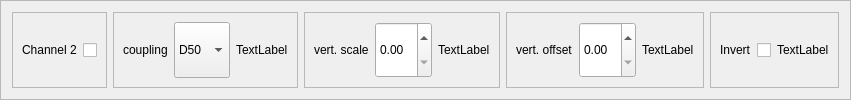
            <widget class="QFrame" name="frame_33">
             <property name="frameShape">
              <enum>QFrame::StyledPanel</enum>
             </property>
             <property name="frameShadow">
              <enum>QFrame::Sunken</enum>
             </property>
             <layout class="QHBoxLayout" name="horizontalLayout_60">
              <item>
               <layout class="QHBoxLayout" name="horizontalLayout_34">
                <item>
                 <widget class="QFrame" name="frame_17">
                  <property name="frameShape">
                   <enum>QFrame::StyledPanel</enum>
                  </property>
                  <property name="frameShadow">
                   <enum>QFrame::Sunken</enum>
                  </property>
                  <layout class="QHBoxLayout" name="horizontalLayout_42">
                   <item>
                    <widget class="QLabel" name="label_23">
                     <property name="sizePolicy">
                      <sizepolicy hsizetype="Preferred" vsizetype="Minimum">
                       <horstretch>0</horstretch>
                       <verstretch>0</verstretch>
                      </sizepolicy>
                     </property>
                     <property name="text">
                      <string>Channel 2</string>
                     </property>
                    </widget>
                   </item>
                   <item>
                    <widget class="QCheckBox" name="ScopeCB2">
                     <property name="sizePolicy">
                      <sizepolicy hsizetype="Minimum" vsizetype="Minimum">
                       <horstretch>0</horstretch>
                       <verstretch>0</verstretch>
                      </sizepolicy>
                     </property>
                     <property name="text">
                      <string/>
                     </property>
                    </widget>
                   </item>
                  </layout>
                 </widget>
                </item>
                <item>
                 <widget class="QFrame" name="frame_18">
                  <property name="frameShape">
                   <enum>QFrame::StyledPanel</enum>
                  </property>
                  <property name="frameShadow">
                   <enum>QFrame::Sunken</enum>
                  </property>
                  <layout class="QHBoxLayout" name="horizontalLayout_43">
                   <item>
                    <widget class="QLabel" name="coupling_2">
                     <property name="sizePolicy">
                      <sizepolicy hsizetype="Minimum" vsizetype="Minimum">
                       <horstretch>0</horstretch>
                       <verstretch>0</verstretch>
                      </sizepolicy>
                     </property>
                     <property name="text">
                      <string>coupling</string>
                     </property>
                    </widget>
                   </item>
                   <item>
                    <widget class="QComboBox" name="ScopeCP2">
                     <property name="sizePolicy">
                      <sizepolicy hsizetype="Minimum" vsizetype="Minimum">
                       <horstretch>0</horstretch>
                       <verstretch>0</verstretch>
                      </sizepolicy>
                     </property>
                     <item>
                      <property name="text">
                       <string>D50</string>
                      </property>
                     </item>
                     <item>
                      <property name="text">
                       <string>D1M</string>
                      </property>
                     </item>
                     <item>
                      <property name="text">
                       <string>A1</string>
                      </property>
                     </item>
                    </widget>
                   </item>
                   <item>
                    <widget class="QLabel" name="ScopeCP2_act">
                     <property name="text">
                      <string>TextLabel</string>
                     </property>
                    </widget>
                   </item>
                  </layout>
                 </widget>
                </item>
                <item>
                 <widget class="QFrame" name="frame_19">
                  <property name="frameShape">
                   <enum>QFrame::StyledPanel</enum>
                  </property>
                  <property name="frameShadow">
                   <enum>QFrame::Sunken</enum>
                  </property>
                  <layout class="QHBoxLayout" name="horizontalLayout_44">
                   <item>
                    <widget class="QLabel" name="label_33">
                     <property name="sizePolicy">
                      <sizepolicy hsizetype="Preferred" vsizetype="Minimum">
                       <horstretch>0</horstretch>
                       <verstretch>0</verstretch>
                      </sizepolicy>
                     </property>
                     <property name="text">
                      <string>vert. scale</string>
                     </property>
                    </widget>
                   </item>
                   <item>
                    <widget class="QDoubleSpinBox" name="ScopeVScale2">
                     <property name="sizePolicy">
                      <sizepolicy hsizetype="Minimum" vsizetype="Minimum">
                       <horstretch>0</horstretch>
                       <verstretch>0</verstretch>
                      </sizepolicy>
                     </property>
                    </widget>
                   </item>
                   <item>
                    <widget class="QLabel" name="ScopeVScale2_act">
                     <property name="text">
                      <string>TextLabel</string>
                     </property>
                    </widget>
                   </item>
                  </layout>
                 </widget>
                </item>
                <item>
                 <widget class="QFrame" name="frame_20">
                  <property name="frameShape">
                   <enum>QFrame::StyledPanel</enum>
                  </property>
                  <property name="frameShadow">
                   <enum>QFrame::Sunken</enum>
                  </property>
                  <layout class="QHBoxLayout" name="horizontalLayout_45">
                   <item>
                    <widget class="QLabel" name="label_24">
                     <property name="sizePolicy">
                      <sizepolicy hsizetype="Preferred" vsizetype="Minimum">
                       <horstretch>0</horstretch>
                       <verstretch>0</verstretch>
                      </sizepolicy>
                     </property>
                     <property name="text">
                      <string>vert. offset</string>
                     </property>
                    </widget>
                   </item>
                   <item>
                    <widget class="QDoubleSpinBox" name="ScopeVOffs2">
                     <property name="sizePolicy">
                      <sizepolicy hsizetype="Minimum" vsizetype="Minimum">
                       <horstretch>0</horstretch>
                       <verstretch>0</verstretch>
                      </sizepolicy>
                     </property>
                     <property name="minimumSize">
                      <size>
                       <width>0</width>
                       <height>0</height>
                      </size>
                     </property>
                    </widget>
                   </item>
                   <item>
                    <widget class="QLabel" name="ScopeVOffs2_act">
                     <property name="text">
                      <string>TextLabel</string>
                     </property>
                    </widget>
                   </item>
                  </layout>
                 </widget>
                </item>
                <item>
                 <widget class="QFrame" name="frame_21">
                  <property name="frameShape">
                   <enum>QFrame::StyledPanel</enum>
                  </property>
                  <property name="frameShadow">
                   <enum>QFrame::Sunken</enum>
                  </property>
                  <layout class="QHBoxLayout" name="horizontalLayout_46">
                   <item>
                    <widget class="QLabel" name="label_25">
                     <property name="sizePolicy">
                      <sizepolicy hsizetype="Preferred" vsizetype="Minimum">
                       <horstretch>0</horstretch>
                       <verstretch>0</verstretch>
                      </sizepolicy>
                     </property>
                     <property name="text">
                      <string>Invert</string>
                     </property>
                    </widget>
                   </item>
                   <item>
                    <widget class="QCheckBox" name="ScopeInv2">
                     <property name="sizePolicy">
                      <sizepolicy hsizetype="Minimum" vsizetype="Minimum">
                       <horstretch>0</horstretch>
                       <verstretch>0</verstretch>
                      </sizepolicy>
                     </property>
                     <property name="text">
                      <string/>
                     </property>
                    </widget>
                   </item>
                   <item>
                    <widget class="QLabel" name="ScopeInv2_act">
                     <property name="text">
                      <string>TextLabel</string>
                     </property>
                    </widget>
                   </item>
                  </layout>
                 </widget>
                </item>
               </layout>
              </item>
             </layout>
            </widget>
